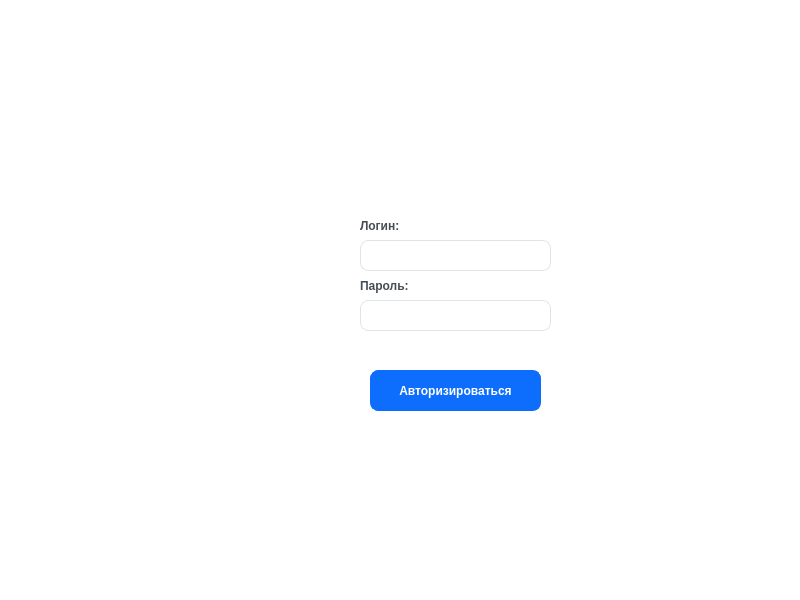
<?xml version="1.0" encoding="UTF-8"?>
<ui version="4.0">
 <class>CredentialUI</class>
 <widget class="QMainWindow" name="CredentialUI">
  <property name="geometry">
   <rect>
    <x>0</x>
    <y>0</y>
    <width>800</width>
    <height>600</height>
   </rect>
  </property>
  <property name="windowTitle">
   <string>Niva-M</string>
  </property>
  <property name="windowIcon">
   <iconset>
    <normaloff>../image/logotip-niva-pochti-bez-fona.png</normaloff>../image/logotip-niva-pochti-bez-fona.png</iconset>
  </property>
  <property name="styleSheet">
   <string notr="true">QWidget {
                background-color: #fff;
                }
                QLabel {
                color: #464d55;
                font-weight: 600;
                }
                QLineEdit {
                border-radius: 8px;
                border: 1px solid #e0e4e7;
                padding: 5px 15px;
                }
            </string>
  </property>
  <widget class="QWidget" name="centralwidget">
   <widget class="QPushButton" name="log_in_button">
    <property name="geometry">
     <rect>
      <x>370</x>
      <y>360</y>
      <width>171</width>
      <height>51</height>
     </rect>
    </property>
    <property name="styleSheet">
     <string notr="true">QPushButton {
                        background-color: #0d6efd;
                        color: #fff;
                        font-weight: 1000;
                        border-radius: 8px;
                        border: 1px solid #0d6efd;
                        padding: 5px 15px;
                        margin-top: 10px;
                        outline: 0px;
                        }
                    </string>
    </property>
    <property name="text">
     <string>Авторизироваться</string>
    </property>
   </widget>
   <widget class="QLabel" name="jpglabel">
    <property name="geometry">
     <rect>
      <x>220</x>
      <y>220</y>
      <width>141</width>
      <height>141</height>
     </rect>
    </property>
    <property name="text">
     <string/>
    </property>
    <property name="pixmap">
     <pixmap>../image/logo-svg.svg</pixmap>
    </property>
    <property name="margin">
     <number>22</number>
    </property>
   </widget>
   <widget class="QLabel" name="login_label">
    <property name="geometry">
     <rect>
      <x>360</x>
      <y>210</y>
      <width>181</width>
      <height>31</height>
     </rect>
    </property>
    <property name="text">
     <string>Логин:</string>
    </property>
   </widget>
   <widget class="QLabel" name="password_label">
    <property name="geometry">
     <rect>
      <x>360</x>
      <y>270</y>
      <width>191</width>
      <height>31</height>
     </rect>
    </property>
    <property name="text">
     <string>Пароль:</string>
    </property>
   </widget>
   <widget class="QLineEdit" name="login_lineEdit">
    <property name="geometry">
     <rect>
      <x>360</x>
      <y>240</y>
      <width>191</width>
      <height>31</height>
     </rect>
    </property>
   </widget>
   <widget class="QLineEdit" name="password_lineEdit">
    <property name="geometry">
     <rect>
      <x>360</x>
      <y>300</y>
      <width>191</width>
      <height>31</height>
     </rect>
    </property>
    <property name="echoMode">
     <enum>QLineEdit::Password</enum>
    </property>
   </widget>
   <widget class="QLabel" name="check_label">
    <property name="geometry">
     <rect>
      <x>360</x>
      <y>340</y>
      <width>191</width>
      <height>20</height>
     </rect>
    </property>
    <property name="text">
     <string/>
    </property>
   </widget>
   <widget class="QWidget" name="verticalLayoutWidget">
    <property name="geometry">
     <rect>
      <x>30</x>
      <y>110</y>
      <width>151</width>
      <height>401</height>
     </rect>
    </property>
    <layout class="QVBoxLayout" name="layoutButton"/>
   </widget>
  </widget>
 </widget>
 <resources/>
 <connections>
  <connection>
   <sender>login_lineEdit</sender>
   <signal>editingFinished()</signal>
   <receiver>password_lineEdit</receiver>
   <slot>setFocus()</slot>
   <hints>
    <hint type="sourcelabel">
     <x>422</x>
     <y>263</y>
    </hint>
    <hint type="destinationlabel">
     <x>389</x>
     <y>314</y>
    </hint>
   </hints>
  </connection>
  <connection>
   <sender>password_lineEdit</sender>
   <signal>editingFinished()</signal>
   <receiver>log_in_button</receiver>
   <slot>click()</slot>
   <hints>
    <hint type="sourcelabel">
     <x>527</x>
     <y>314</y>
    </hint>
    <hint type="destinationlabel">
     <x>523</x>
     <y>368</y>
    </hint>
   </hints>
  </connection>
 </connections>
</ui>
